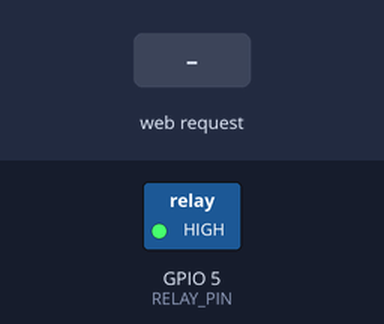
The program below on a simulated ESP8266 (NodeMCU). Shown: switched loads named in the program (green lamp = pin HIGH). The inputs (shaded band) are chosen by the test bench. WiFi joins after 1.5 s; servers stay silent unless stated; random numbers use the default seed unless the program sets one; not simulated (calls return 0 or success): secrets.h; what the program prints to the serial monitor is not drawn.

Above: at 3.0 s.
3.1 s: HTTP request GET /on received
At 4.0 s:
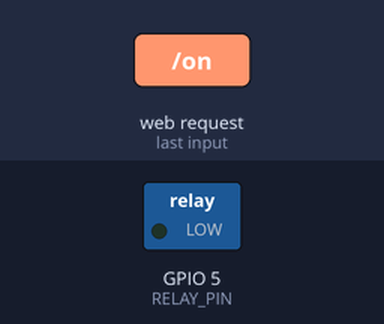
4.6 s: HTTP request GET /off received
At 5.2 s:
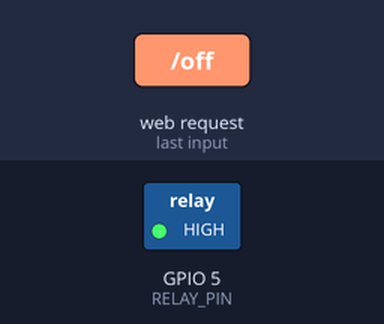
Timing chart, 0 to 7.6 s (numbered marks = the images above; inputs shaded):
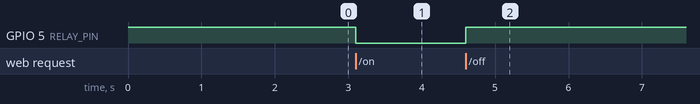

Measured:
- after the input at 3.1 s, GPIO 5 (RELAY_PIN): HIGH → LOW at once
- after the input at 4.6 s, GPIO 5 (RELAY_PIN): LOW → HIGH at once

The program:

main.cpp
```cpp
// room1-plug  -  smart plug (relay) exposed as an HTTP server.
//
// Level-3 distributed firmware, assigned to ESP8266 #2 (CC:50:E3:56:7F:8E).
// Embedded twin of devices/http_plug.py, fulfils tds/plug.json:
//   GET  http://<host>:8081/status -> {"on": bool, "power": W}
//   POST http://<host>:8081/on                      -> relay on,  returns status
//   POST http://<host>:8081/off                     -> relay off, returns status
// The node-wot gateway consumes this TD unchanged; the app never learns the IP.
//
// Reachable as room1-plug.local via mDNS so the TD survives DHCP changes.
// No relay wired yet is fine: the GPIO just toggles a pin; state is still tracked.

#include <Arduino.h>
#include <ESP8266WiFi.h>
#include <ESP8266WebServer.h>
#include <ESP8266mDNS.h>
#include "secrets.h"

// ---- config ----------------------------------------------------------------
static const uint8_t RELAY_PIN = 5;        // D1 / GPIO5 - safe, not a boot-strap pin
static const bool    ACTIVE_LOW = true;    // relay module: LOW = energised
static const char   *MDNS_NAME  = "room1-plug";
static const int     HTTP_PORT  = 8081;
static const float   WATTS      = 60.0f;   // pretend load when on (matches http_plug.py)

ESP8266WebServer server(HTTP_PORT);
bool g_on = false;

// ---- relay -----------------------------------------------------------------
static void applyRelay() {
  bool level = ACTIVE_LOW ? !g_on : g_on;   // active-low inverts
  digitalWrite(RELAY_PIN, level ? HIGH : LOW);
}

// {"on": <bool>, "power": <W>} ; power = 60 +/- 2 when on, else 0.0
static String statusJson() {
  float power = g_on ? WATTS + random(-200, 201) / 100.0f : 0.0f;
  char buf[48];
  snprintf(buf, sizeof(buf), "{\"on\":%s,\"power\":%.1f}", g_on ? "true" : "false", power);
  return String(buf);
}

static void sendStatus() {
  server.send(200, "application/json", statusJson());
}

// ---- HTTP handlers ---------------------------------------------------------
static void handleStatus() { sendStatus(); }

static void handleOn() {
  g_on = true;  applyRelay();
  Serial.println("HTTP: POST /on  -> on=true");
  sendStatus();
}

static void handleOff() {
  g_on = false; applyRelay();
  Serial.println("HTTP: POST /off -> on=false");
  sendStatus();
}

// ---- connectivity ----------------------------------------------------------
static void connectWiFi() {
  Serial.printf("WiFi: joining \"%s\" ...", WIFI_SSID);
  WiFi.mode(WIFI_STA);
  WiFi.hostname(MDNS_NAME);
  WiFi.begin(WIFI_SSID, WIFI_PASS);
  while (WiFi.status() != WL_CONNECTED) {
    delay(400);
    Serial.print('.');
  }
  Serial.printf(" ok  IP=%s  RSSI=%d dBm\n",
                WiFi.localIP().toString().c_str(), WiFi.RSSI());
}

void setup() {
  pinMode(RELAY_PIN, OUTPUT);
  g_on = false;
  applyRelay();

  Serial.begin(115200);
  delay(200);
  Serial.println("\n\n== room1-plug (relay -> HTTP) ==");

  connectWiFi();
  randomSeed(micros());

  if (MDNS.begin(MDNS_NAME)) {
    MDNS.addService("http", "tcp", HTTP_PORT);
    Serial.printf("mDNS: %s.local advertising _http._tcp:%d\n", MDNS_NAME, HTTP_PORT);
  } else {
    Serial.println("mDNS: begin failed (fall back to raw IP in the TD)");
  }

  // node-wot invokes actions with POST (htv:methodName POST); allow GET too for
  // easy manual testing with a browser/curl.
  server.on("/status", HTTP_GET, handleStatus);
  server.on("/on",  handleOn);
  server.on("/off", handleOff);
  server.begin();
  Serial.printf("HTTP server up on :%d  (routes: /status /on /off)\n", HTTP_PORT);
}

void loop() {
  if (WiFi.status() != WL_CONNECTED) connectWiFi();
  server.handleClient();
  MDNS.update();

  static uint32_t last = 0;
  if (millis() - last > 10000) {
    last = millis();
    Serial.printf("[%6lus] alive  on=%s  IP=%s  RSSI=%d\n",
                  millis() / 1000, g_on ? "true" : "false",
                  WiFi.localIP().toString().c_str(), WiFi.RSSI());
  }
}
```
